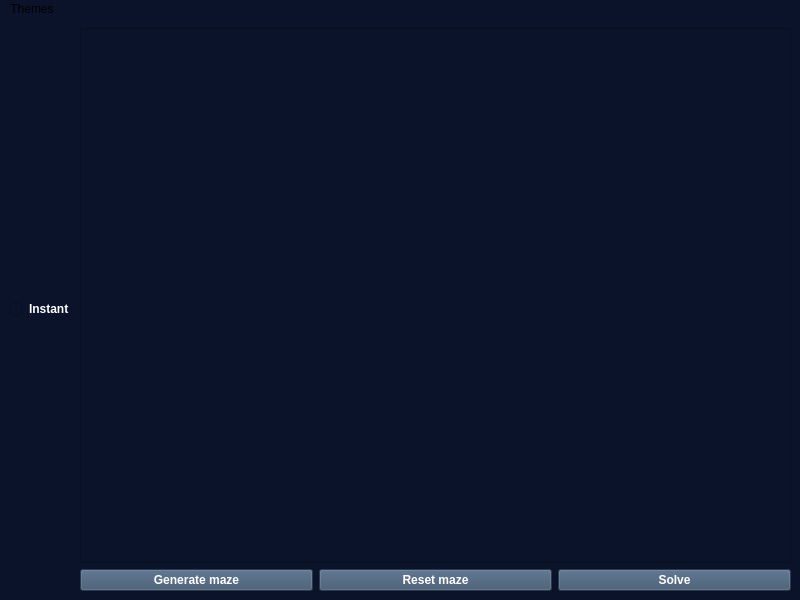
<?xml version="1.0" encoding="UTF-8"?>
<ui version="4.0">
 <class>MainWindow</class>
 <widget class="QMainWindow" name="MainWindow">
  <property name="geometry">
   <rect>
    <x>0</x>
    <y>0</y>
    <width>800</width>
    <height>600</height>
   </rect>
  </property>
  <property name="windowTitle">
   <string>MainWindow</string>
  </property>
  <property name="styleSheet">
   <string notr="true">background-color: rgb(11, 19, 43);</string>
  </property>
  <widget class="QWidget" name="centralwidget">
   <layout class="QHBoxLayout" name="horizontalLayout_2">
    <item>
     <widget class="QRadioButton" name="radioButton">
      <property name="styleSheet">
       <string notr="true">font-weight: bold; color: white</string>
      </property>
      <property name="text">
       <string>Instant</string>
      </property>
     </widget>
    </item>
    <item>
     <layout class="QVBoxLayout" name="verticalLayout">
      <item>
       <widget class="QGraphicsView" name="graphicsView"/>
      </item>
      <item>
       <layout class="QHBoxLayout" name="horizontalLayout">
        <item>
         <widget class="QPushButton" name="pushButton">
          <property name="styleSheet">
           <string notr="true">background-color: rgb(58, 80, 107);font-weight: bold; color: white</string>
          </property>
          <property name="text">
           <string>Generate maze</string>
          </property>
         </widget>
        </item>
        <item>
         <widget class="QPushButton" name="pushButton_3">
          <property name="styleSheet">
           <string notr="true">background-color: rgb(58, 80, 107);font-weight: bold; color: white</string>
          </property>
          <property name="text">
           <string>Reset maze</string>
          </property>
         </widget>
        </item>
        <item>
         <widget class="QPushButton" name="pushButton_2">
          <property name="styleSheet">
           <string notr="true">background-color: rgb(58, 80, 107);font-weight: bold; color: white</string>
          </property>
          <property name="text">
           <string>Solve</string>
          </property>
         </widget>
        </item>
       </layout>
      </item>
     </layout>
    </item>
   </layout>
  </widget>
  <widget class="QMenuBar" name="menubar">
   <property name="geometry">
    <rect>
     <x>0</x>
     <y>0</y>
     <width>800</width>
     <height>25</height>
    </rect>
   </property>
   <widget class="QMenu" name="menuThemes">
    <property name="title">
     <string>Themes</string>
    </property>
    <addaction name="separator"/>
    <addaction name="actiontest"/>
    <addaction name="actionDark"/>
   </widget>
   <addaction name="menuThemes"/>
  </widget>
  <action name="actiontest">
   <property name="text">
    <string>White</string>
   </property>
  </action>
  <action name="actionDark">
   <property name="text">
    <string>Dark</string>
   </property>
  </action>
 </widget>
 <resources/>
 <connections/>
</ui>
